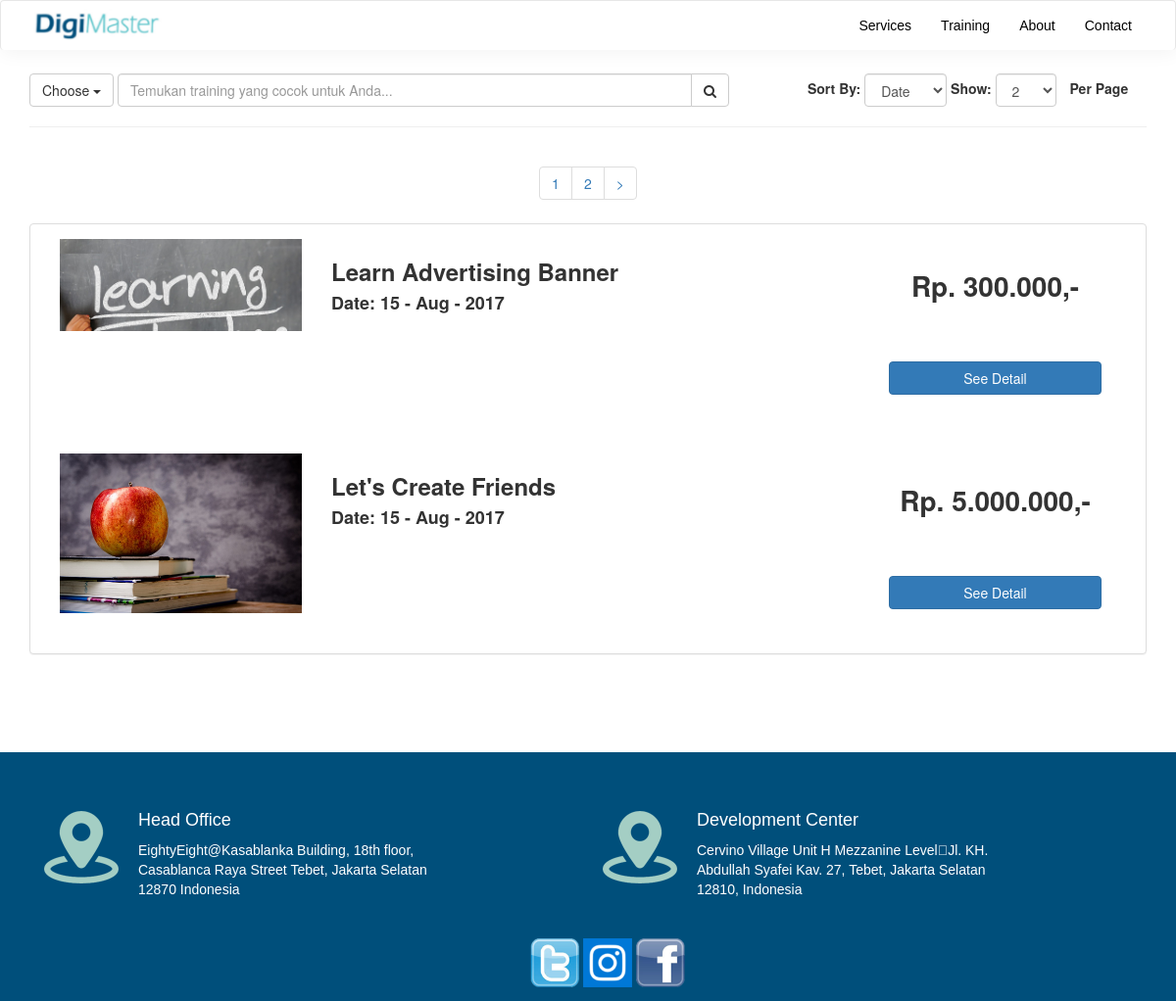
The page /all-subject on the database as committed earlier.
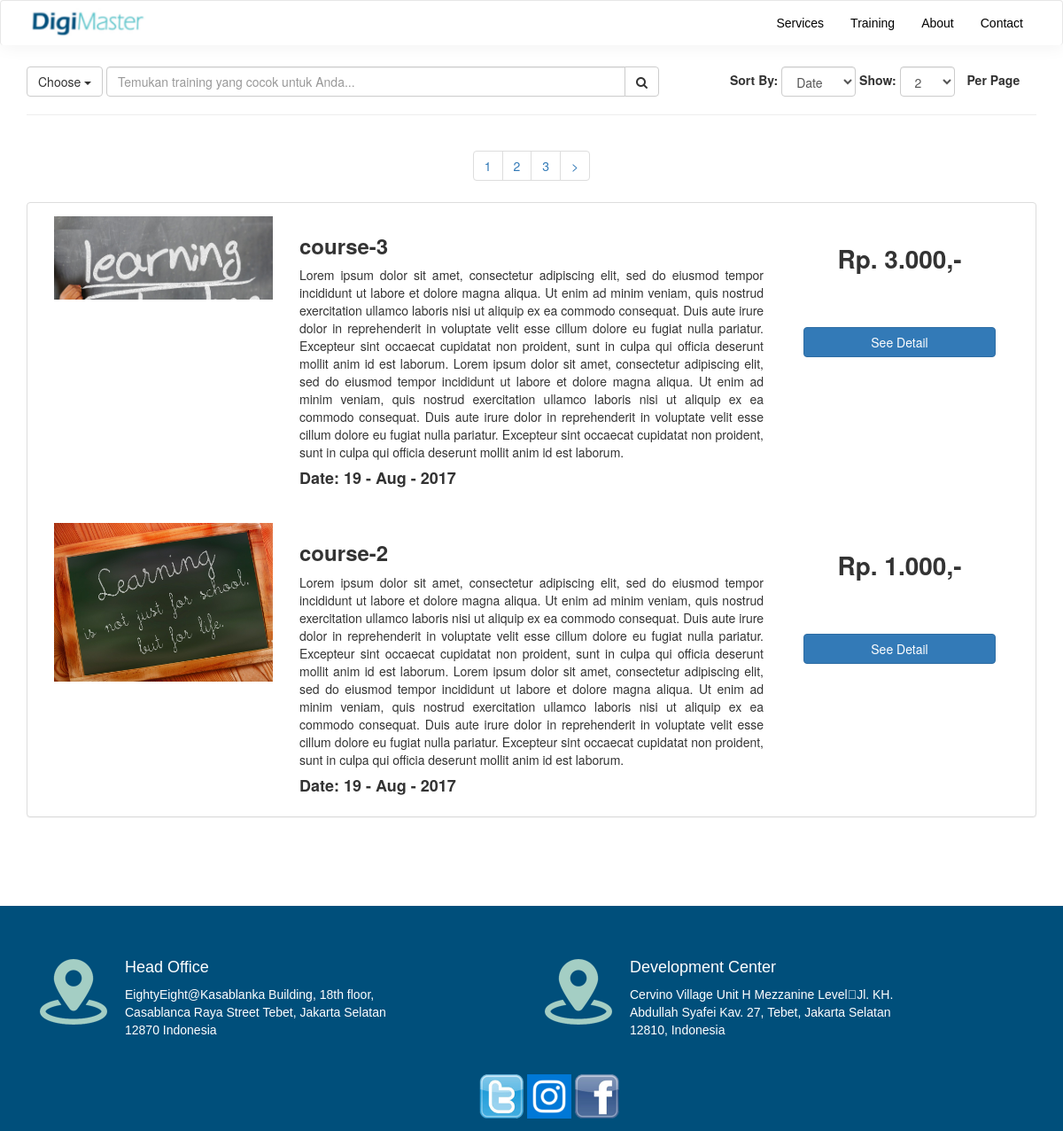
The same page on the database as committed later.
### tables this page shows
CREATE TABLE IF NOT EXISTS `digimaster__header_content` (
  `digimaster_header_id` int(11) NOT NULL AUTO_INCREMENT,
  `digimaster_header_type` enum('logo','favicon','menu','title') DEFAULT NULL,
  `digimaster_header_img` varchar(100) DEFAULT NULL,
  `digimaster_header_title` varchar(100) DEFAULT NULL,
  `digimaster_header_url` varchar(100) DEFAULT NULL,
  `digimaster_header_content` text,
  `digimaster_header_update_on` timestamp NOT NULL DEFAULT CURRENT_TIMESTAMP ON UPDATE CURRENT_TIMESTAMP,
  `digimaster_header_created_on` timestamp NOT NULL DEFAULT CURRENT_TIMESTAMP,
  `digimaster_header_status` enum('Y','N') NOT NULL DEFAULT 'Y',
  PRIMARY KEY (`digimaster_header_id`)
);

CREATE TABLE IF NOT EXISTS `digimaster__main_content` (
  `digimaster_main_id` int(11) NOT NULL AUTO_INCREMENT,
  `digimaster_subject_id` int(11) NOT NULL,
  `digimaster_main_slug` varchar(50) NOT NULL,
  `digimaster_main_name` varchar(50) NOT NULL,
  `digimaster_main_img` varchar(50) NOT NULL,
  `digimaster_main_description` text NOT NULL,
  `digimaster_main_price` decimal(12,2) NOT NULL,
  `digimaster_main_discount_type` enum('%','Nominal') DEFAULT NULL,
  `digimaster_main_discount_value` decimal(12,2) DEFAULT NULL,
  `digimaster_main_update_on` timestamp NOT NULL DEFAULT CURRENT_TIMESTAMP ON UPDATE CURRENT_TIMESTAMP,
  `digimaster_main_created_on` timestamp NOT NULL DEFAULT CURRENT_TIMESTAMP,
  `digimaster_main_status` enum('Y','N') NOT NULL DEFAULT 'Y',
  PRIMARY KEY (`digimaster_main_id`)
);

CREATE TABLE IF NOT EXISTS `digimaster__footer_content` (
  `digimaster_footer_id` int(11) NOT NULL AUTO_INCREMENT,
  `digimaster_footer_type` enum('social media','head office','development center') DEFAULT NULL,
  `digimaster_footer_img` varchar(50) DEFAULT NULL,
  `digimaster_footer_title` varchar(100) DEFAULT NULL,
  `digimaster_footer_url` text,
  `digimaster_footer_content` text,
  `digimaster_footer_update_on` timestamp NOT NULL DEFAULT CURRENT_TIMESTAMP ON UPDATE CURRENT_TIMESTAMP,
  `digimaster_footer_created_on` timestamp NOT NULL DEFAULT CURRENT_TIMESTAMP,
  `digimaster_footer_status` enum('Y','N') NOT NULL DEFAULT 'Y',
  KEY `digimaster_footer_id` (`digimaster_footer_id`)
);

### index.php (called while the page is built, shortened)
<?php
require_once BASEPATH.'core/CodeIgniter.php';

### apps/models/Digimaster_model.php (called while the page is built, shortened)
<?php
	class Digimaster_model extends CI_Model {
		public function orderBy($field, $direction = 'asc') {
			$this->db->order_by($field, $direction);
			return $this;
		}
		public function where($where = '') {
			if($where != '') $this->db->where($where);
			return $this;
		}
		public function setLimit($limit, $start = 0) {
	    	$this->db->limit($limit, $start);
	        return $this;
	    }
	    public function digimaster__footer_content_all(){
	    	return $this->db->get('digimaster__footer_content')->result_array();
	    }
	    public function digimaster__header_content_all(){
	    	return $this->db->get('digimaster__header_content')->result_array();
	    }
	    public function digimaster__main_content_all(){
	    	return $this->db->get('digimaster__main_content')->result_array();
	    }
	}

### apps/core/MY_Controller.php (called while the page is built, shortened)
<?php
	class MY_General extends MY_Controller{
		function __construct()
		{
			$this->data['menu'] 			=	$this->Digimaster_model->where(array('digimaster_header_type' => 'menu', 'digimaster_header_status' => 'Y'))->digimaster__header_content_all();
			$this->data['social_media'] 	=	$this->Digimaster_model->where(array('digimaster_footer_type' => 'social media', 'digimaster_footer_status' => 'Y'))->digimaster__footer_content_all();
			$this->data['except_social_media']	=	$this->Digimaster_model->where(array('digimaster_footer_type !=' => 'social media', 'digimaster_footer_status' => 'Y'))->digimaster__footer_content_all();
		}
	}
?>

### apps/modules/home/views/all_subject.php (the view, shortened to what the changed rows need)
<div class="container-fluid"><br>
<div class="col-lg-12 col-md-12 col-sm-12 col-xs-12">
	<form class="form-inline">
		<div class="dropdown" style="display: inline-block;">
			<button class="btn btn-default dropdown-toggle" type="button" data-toggle="dropdown">Choose
				<span class="caret"></span></button>
			</div>
			<div class="input-group search">
				<input type="text" class="form-control input-block" placeholder="Temukan training yang cocok untuk Anda...">
				<div class="input-group-btn">
					<button class="btn btn-default" type="submit">
						<i class="fa fa-search"></i>
					</button>
				</div>
			</div>
			<div class="form-group">
				<label>Sort By:</label>
				<select class="form-control" id="sort">
					<?php foreach($sort_by as $keys => $sb): ?>
					<option value="<?=$keys?>" <?=$this->input->get('sorting') == $keys ? 'selected="selected"' : '';?>><?=$keys?></option>
					<?php endforeach; ?>
				</select>
			</div>
			<div class="form-group">
				<label>Show:</label>
				<select class="form-control" id="show">
					<?php foreach($show_page as $sp): ?>
					<option value="<?=$sp?>" <?=$this->input->get('show') == $sp ? 'selected="selected"' : '';?>><?=$sp?></option>
					<?php endforeach; ?>
				</select>
				<label id="dis">Per Page</label>
			</div>
		</form>
		<hr>
		<div align="center">
			<nav aria-label="Page navigation">
				<ul class="pagination">
					<?=$paging?>
				</ul>
			</nav>
		</div>
		<div class="panel panel-default">
			<?php foreach($main_content as $mc): ?>
				<div class="panel-body shadow">
					<div class="col-lg-3 col-md-3 col-sm-3 col-xs-12">
						<img src="<?=img($mc['digimaster_main_img'])?>" class="img-responsive">
					</div>
					<div class="col-lg-6 col-md-6 col-sm-6 col-xs-12">
						<h3 class="bold"><?=$mc['digimaster_main_name']?></h3>
						<p align="justify"><?=$mc['digimaster_main_description']?></p>
						<h4 class="bold">Date: <?=date('d - M - Y', strtotime(date($mc['digimaster_main_created_on'])))?></h4>
					</div>
					<div class="col-lg-3 col-md-3 col-sm-3 col-xs-12 pad-30" align="center">
						<span class="bold price">Rp. <?=number_format($mc['digimaster_main_price'],0, ",", ".")?>,-</span><br><br><br><br>
						<a href="<?=base_url('detail/'.$mc['digimaster_main_slug'])?>">
							<button class="btn btn-primary btn-block">See Detail</button>
						</a>
					</div>
				</div>
			<?php endforeach; ?>
		</div>
	</div>
</div>

### apps/views/header.php (shortened to what the changed rows need)
<!DOCTYPE html>
<html>
<head>
	<link rel="stylesheet" type="text/css" href="<?=css('bootstrap.min.css')?>">
	<link rel="stylesheet" type="text/css" href="<?=css('custom.css')?>">
	<link rel="stylesheet" type="text/css" href="https://cdnjs.cloudflare.com/ajax/libs/font-awesome/4.7.0/css/font-awesome.min.css">
</head>
<body>
	<header>
		<nav class="navbar navbar-default m-b-0">
			<div class="container">
				<div class="collapse navbar-collapse" id="nav-collapse-1">
					<ul class="nav navbar-nav navbar-right">
						<?php foreach($menu as $m): ?>
							<li><a href="<?=base_url($m['digimaster_header_url'])?>" class="<?=$active_segment === $m['digimaster_header_url'] ? 'active' : ''?>"><?=$m['digimaster_header_content']?></a></li>
						<?php endforeach; ?>
					</ul>
				</div>
			</div>
		</nav>
	</header>

### apps/views/footer.php (shortened to what the changed rows need)
<footer class="contact">
		<div class="container">
			<div class="row">
				<div class="content">
						<?php foreach($except_social_media as $esm): ?>
							<div class="col-md-<?=12/$number_of_rows?>">
								<div class="top">
									<img src="<?=img($esm['digimaster_footer_img'])?>" alt="">
									<div class="desc">
										<h4 class="title"><?=$esm['digimaster_footer_title']?></h4>
										<p class="description"><?=$esm['digimaster_footer_content']?></p>
									</div>
								</div>
							</div>
						<?php endforeach; ?>
						<ul class="social-media text-center">
							<?php foreach($social_media as $sm): ?>
								<li>
									<a href="http://<?=$sm['digimaster_footer_url']?>">
										<img src="<?=img($sm['digimaster_footer_img'])?>" class="img-responsive">
									</a>
								</li>
							<?php endforeach; ?>
						</ul>
					</div>
				</div>
			</div>
		</footer>
	</body>
</html>

Rows that differ between the two databases and show on the page:
no longer on this page (row edited): digimaster__main_content: digimaster_main_img (picture), digimaster_main_name "Learn Advertising Banner", digimaster_main_created_on "15 - Aug - 2017", digimaster_main_price "300.000"
no longer on this page (row edited): digimaster__main_content: digimaster_main_img (picture), digimaster_main_name "Let's Create Friends", digimaster_main_created_on "15 - Aug - 2017", digimaster_main_price "5.000.000"
added digimaster__main_content: digimaster_main_img (picture), digimaster_main_name "course-3", digimaster_main_description "Lorem ipsum dolor sit amet, consectetur adipiscing elit, sed do eiusmod tempor incididunt ut labore et dolore magna aliqua. Ut enim ad minim veniam, quis nostrud exercitation ullamco laboris nisi ut aliquip ex ea commodo consequat. Duis aute irure dolor in reprehenderit in voluptate velit esse cillum dolore eu fugiat nulla pariatur. Excepteur sint occaecat cupidatat non proident, sunt in culpa qui officia deserunt mollit anim id est laborum. Lorem ipsum dolor sit amet, consectetur adipiscing elit, sed do eiusmod tempor incididunt ut labore et dolore magna aliqua. Ut enim ad minim veniam, quis nostrud exercitation ullamco laboris nisi ut aliquip ex ea commodo consequat. Duis aute irure dolor…", digimaster_main_created_on "19 - Aug - 2017", digimaster_main_price "3.000"
added digimaster__main_content: digimaster_main_img (picture), digimaster_main_name "course-2", digimaster_main_description "Lorem ipsum dolor sit amet, consectetur adipiscing elit, sed do eiusmod tempor incididunt ut labore et dolore magna aliqua. Ut enim ad minim veniam, quis nostrud exercitation ullamco laboris nisi ut aliquip ex ea commodo consequat. Duis aute irure dolor in reprehenderit in voluptate velit esse cillum dolore eu fugiat nulla pariatur. Excepteur sint occaecat cupidatat non proident, sunt in culpa qui officia deserunt mollit anim id est laborum. Lorem ipsum dolor sit amet, consectetur adipiscing elit, sed do eiusmod tempor incididunt ut labore et dolore magna aliqua. Ut enim ad minim veniam, quis nostrud exercitation ullamco laboris nisi ut aliquip ex ea commodo consequat. Duis aute irure dolor…", digimaster_main_created_on "19 - Aug - 2017", digimaster_main_price "1.000"
Other text that changed with them:
$paging: "1 2 >" → "1 2 3 >"
